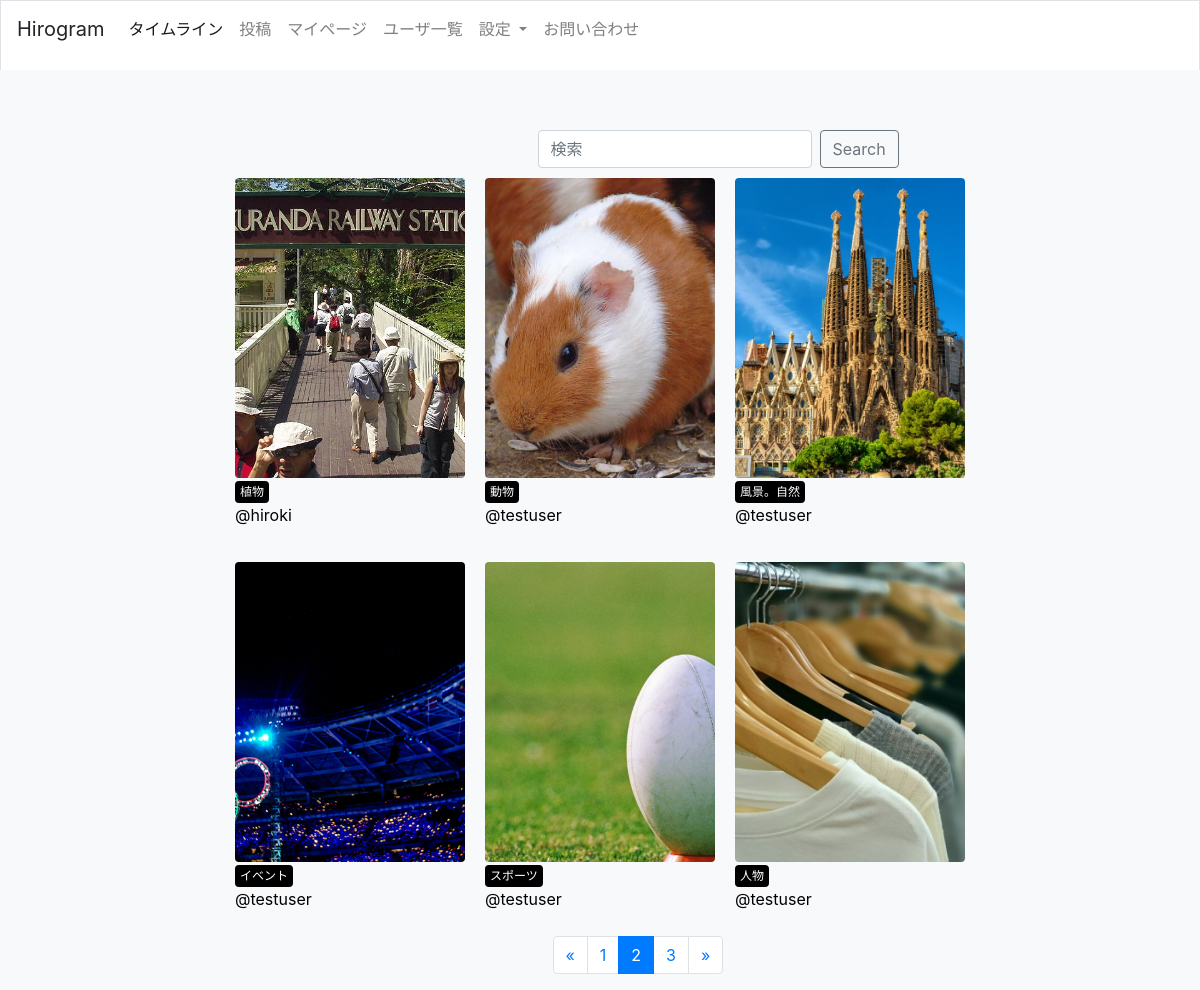
The page /?page=2 (signed in) on the database its author committed.
### app/models.py (models this page shows, shortened)
class Photo(models.Model):
    title = models.CharField(max_length=150)
    comment = models.TextField(blank=True)
    image = models.ImageField(upload_to = 'photos')
    category = models.ForeignKey(Category, on_delete=models.PROTECT)
    user = models.ForeignKey(User, on_delete=models.CASCADE)
    created_at = models.DateTimeField(auto_now=True)
    like_num = models.IntegerField(default=0)

class Category(models.Model):
    title = models.CharField(max_length=20)
    def __str__(self):
        return self.title

### app/views.py (the view)
# urls.py: path('', views.index, name='index'),
def index(request):
    photos = Photo.objects.all().order_by('-created_at')
    photo_filter = Photo.objects.all().order_by('-created_at')
    page_obj = paginate_queryset(request, photos, 6)
    keyword = request.GET.get('keyword')
    if keyword:
        page_obj = photos.filter(
            Q(title__icontains=keyword) | Q(comment__icontains=keyword)
        )
    context = {
        'photos': page_obj,
        'page_obj': page_obj,
        'keyword': photo_filter,
    }
    return render(request, 'app/index.html', context)

### app/views.py (called while the page is built)
def paginate_queryset(request, queryset, count):
    paginator = Paginator(queryset, count)
    page = request.GET.get('page')
    try:
        page_obj = paginator.page(page)
    except PageNotAnInteger:
        page_obj = paginator.page(1)
    except EmptyPage:
        page_obj = paginator.page(paginator.num_pages)
    return page_obj

### app/templates/app/index.html (shortened to what this page needs)
{% extends 'app/base.html' %}
{% block content %}
{% include 'app/photos_list.html' %}
{% endblock %}

### app/templates/app/photos_list.html
<div class="photo-container　">
        <form class="form-inline my-2 my-lg-0 offset-md-5 " method="GET" >
      <input class="form-control mr-sm-2 " type="search" placeholder="検索" aria-label="Search" name="keyword">
      <button class="btn btn-outline-secondary my-2 my-sm-0 " type="submit">Search</button>
    </form>
{% for photo in photos %}
    <div class="photo">
        <a href="{% url 'app:photos_detail' photo.id %}">
            <img src="{{ photo.image.url }}" class="photo-img">
        </a>
        <div class="photo-info">
            <a href="{% url 'app:photos_category' category=photo.category %}" class="category">{{ photo.category }}</a>
            <a href="{% url 'app:users_detail' photo.user.id %}">@{{ photo.user }}</a>
        </div>
    </div>
{% endfor %}
<div class="container ">
<div class="row offset-md-5 offset-sm-5 offset-5offset-md-5 offset-sm-5 offset-5">
    <div>
<ul class="pagination">
    {% if page_obj.has_previous %}
        <li class="page-item">
            <a class="page-link" href="?page={{ page_obj.previous_page_number }}">
                <span aria-hidden="true">&laquo;</span>
            </a>
        </li>
    {% endif %}
    {% for num in page_obj.paginator.page_range %}
        {% if page_obj.number == num %}
            <li class="page-item active"><a class="page-link" href="#!">{{ num }}</a></li>
        {% else %}
            <li class="page-item"><a class="page-link" href="?page={{ num }}">{{ num }}</a></li>
        {% endif %}
    {% endfor %}
    {% if page_obj.has_next %}
        <li class="page-item">
            <a class="page-link" href="?page={{ page_obj.next_page_number }}">
                <span aria-hidden="true">&raquo;</span>
            </a>
        </li>
    {% endif %}
</ul>
        </div>
</div>
</div>
</div>

### static/css/style.css (style rules this page uses)
html, body { margin: 0; }
div { box-sizing: border-box; }
a { text-decoration: none; color: #000; }
.container { width: 80%; margin: auto; overflow: auto; }
.photo { width: calc(100%/3); float: left; padding: 10px; margin-bottom: 15px; }
.photo a { display: block; }
.photo-info .category { display: inline-block; padding: 2px 5px; border-radius: 4px; font-size: 12px; color: #fff; background-color: #000; }
.photo-img { width: 100%; max-width: 500px; height: 300px; object-fit: cover; border-radius: 4px; }

### app/templates/app/base.html (style rules this page uses)
html, body { margin: 0; }
div { box-sizing: border-box; }
a { text-decoration: none; color: #000; }
.container { width: 80%; margin: auto; overflow: auto; }
.photo { width: calc(100%/3); float: left; padding: 10px; margin-bottom: 15px; }
.photo a { display: block; }
.photo-info .category { display: inline-block; padding: 2px 5px; border-radius: 4px; font-size: 12px; color: #fff; background-color: #000; }
.photo-img { width: 100%; max-width: 500px; height: 300px; object-fit: cover; border-radius: 4px; }

### rows shown on the page
Photo: image (picture), category "植物", user "hiroki"
Photo: image (picture), category "動物", user "testuser"
Photo: image (picture), category "風景。自然", user "testuser"
Photo: image (picture), category "イベント", user "testuser"
Photo: image (picture), category "スポーツ", user "testuser"
Photo: image (picture), category "人物", user "testuser"

### other values the page prints
{{ num }} "1" "3"
{{ num }} "2"
